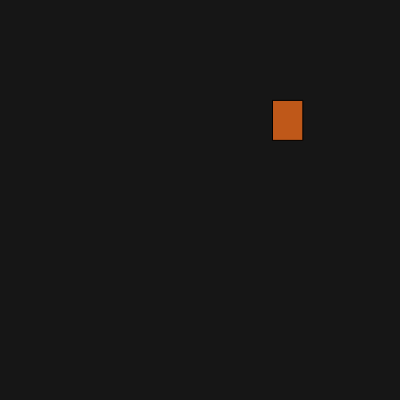
Frame 1 (no input)
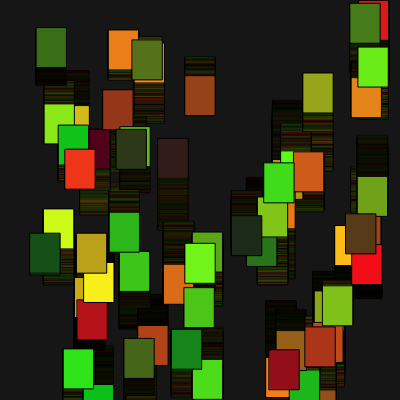
Frame 60 (no input)
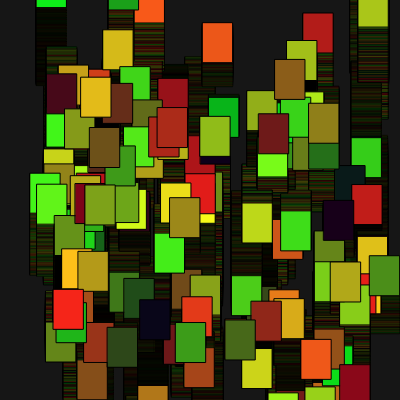
Frame 120 (the mouse pressed at the canvas centre since frame 60)

The p5.js sketch that drew these frames (run headless with seeded random() and noise() and a simulated clock; from frame 60 on, the mouse is pressed at the canvas centre):

// p5.js sketch
// ── sketch.js
var shape = [];
var offSet = 1;

function setup() {
  createCanvas(400, 400);
  background(22);
}

//creates a rectangle at a random location and moves alternative rectangles up and down respectively.
function draw() {
  shape.push({rectX: random(30,370), rectY: random(30,370)});
  for (let i = 0; i <shape.length; i++){
      fill(random(255),random(255),25);
      rect(shape[i].rectX,shape[i].rectY,30,40);
      shape[i].rectY += pow(-1,i)*offSet;
  }
}
